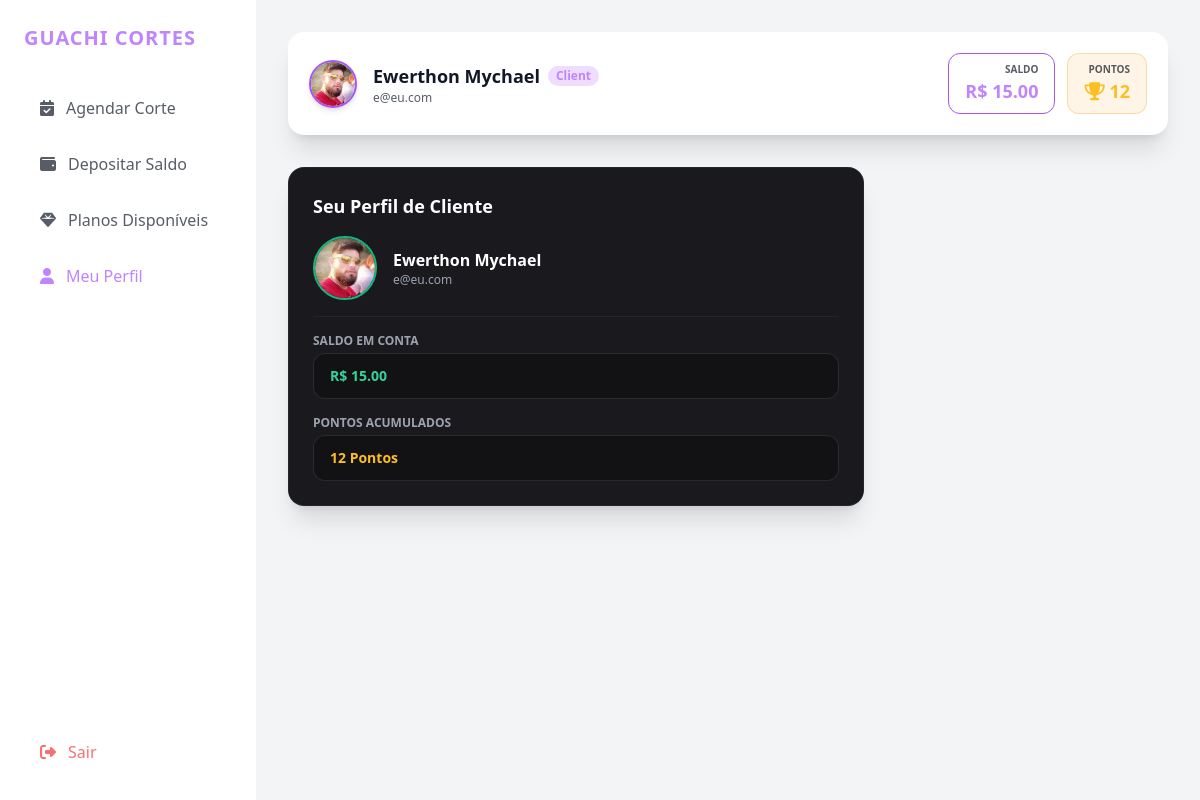
Screenshot of /client/perfil (signed in) with the database file from the repository.
### app.py (models this page shows)
class Barbershop(db.Model):
  id = db.Column(db.Integer, primary_key=True)
  name = db.Column(db.String(100), nullable=False)
  image_url = db.Column(
      db.String(300),
      default='https://images.unsplash.com/photo-1503951914875-452162b0f3f1?auto=format&fit=crop&q=80&w=400',
  )
  theme_id = db.Column(db.String(30), default='emerald')
  bg_id = db.Column(db.String(30), default='preto')
  barber_id = db.Column(db.Integer, db.ForeignKey('user.id'), nullable=False)

class User(UserMixin, db.Model):
  id = db.Column(db.Integer, primary_key=True)
  name = db.Column(db.String(100), nullable=False)
  email = db.Column(db.String(100), unique=True, nullable=False)
  password = db.Column(db.String(200), nullable=False)
  role = db.Column(db.String(20), nullable=False)
  balance = db.Column(db.Float, default=0.0)
  points = db.Column(db.Integer, default=0)
  bio = db.Column(
      db.Text, default='Profissional focado em proporcionar a melhor experiência.'
  )
  theme_id = db.Column(db.String(30), default='emerald')
  bg_id = db.Column(db.String(30), default='preto')
  avatar_url = db.Column(
      db.String(300),
      default='https://images.unsplash.com/photo-1535713875002-d1d0cf377fde?auto=format&fit=crop&q=80&w=200',
  )
  barbershop = db.relationship(
      'Barbershop', backref='owner', uselist=False, cascade='all, delete'
  )
  appointments_as_client = db.relationship(
      'Appointment', foreign_keys='Appointment.client_id', backref='client'
  )
  appointments_as_barber = db.relationship(
      'Appointment', foreign_keys='Appointment.barber_id', backref='barber'
  )
  deposits = db.relationship(
      'DepositRequest', backref='client', cascade='all, delete'
  )

### app.py (the view)
@app.route('/client/perfil')
@login_required
def client_perfil():
  if current_user.role != 'client':
    return redirect(url_for('index'))
  return render_template('client_perfil.html')

### app.py (called while the page is built)
@login_manager.user_loader
def load_user(user_id):
  return db.session.get(User, int(user_id))

### templates/client_perfil.html
{% extends "base_app.html" %}
{% set active_tab = 'perfil' %}
{% block main_content %}
<div class="space-y-6">
    <div class="bg-cardBg p-6 rounded-2xl border border-white/5 shadow-xl max-w-xl space-y-4">
        <h3 class="text-lg font-bold text-white">Seu Perfil de Cliente</h3>
        <div class="flex items-center space-x-4 pb-4 border-b border-white/5">
            <img src="{{ current_user.avatar_url }}" class="w-16 h-16 rounded-full object-cover border-2 border-emerald-500">
            <div>
                <h4 class="text-base font-bold text-white">{{ current_user.name }}</h4>
                <p class="text-xs text-gray-400">{{ current_user.email }}</p>
            </div>
        </div>
        <div>
            <label class="block text-xs uppercase text-gray-400 font-semibold mb-1">Saldo em Conta</label>
            <input type="text" readonly value="R$ {{ '%.2f'|format(current_user.balance) }}" class="w-full px-4 py-3 bg-darkBg border border-white/10 rounded-xl text-sm text-emerald-400 font-bold">
        </div>
        <div>
            <label class="block text-xs uppercase text-gray-400 font-semibold mb-1">Pontos Acumulados</label>
            <input type="text" readonly value="{{ current_user.points }} Pontos" class="w-full px-4 py-3 bg-darkBg border border-white/10 rounded-xl text-sm text-amber-400 font-bold">
        </div>
    </div>
</div>
{% endblock %}

### templates/base_app.html (shortened to what this page needs)
<!DOCTYPE html>
<html lang="pt-BR" class="dark">
<head>
    <script src="https://cdn.tailwindcss.com"></script>
    <link rel="stylesheet" href="https://cdnjs.cloudflare.com/ajax/libs/font-awesome/6.4.0/css/all.min.css">
</head>
<body class="{{ bg_style.bg_class }} {{ bg_style.text_color }} font-sans antialiased min-h-screen flex flex-col">
    <div class="flex flex-col md:flex-row min-h-screen">
        <aside class="w-full md:w-64 {{ bg_style.sidebar_bg }} border-r border-white/5 p-6 flex flex-col justify-between shrink-0">
            <div>
                <div class="text-xl font-black {{ theme.text }} tracking-wider mb-8 uppercase truncate" title="{{ custom_shop_name }}">
                    {{ custom_shop_name }}
                </div>
                <nav class="space-y-2">
                    {% if current_user.role == 'barber' %}
                        <a href="{{ url_for('barber_inicio') }}" class="w-full flex items-center space-x-3 px-4 py-3 rounded-xl font-medium transition-all {% if active_tab == 'inicio' %} bg-white/10 {{ theme.text }} {% else %} opacity-70 hover:opacity-100 hover:bg-white/5 {% endif %}">
                            <i class="fa-solid fa-house"></i> <span>Início</span>
                        </a>
                        <a href="{{ url_for('barber_agendamentos') }}" class="w-full flex items-center space-x-3 px-4 py-3 rounded-xl font-medium transition-all {% if active_tab == 'agendamentos' %} bg-white/10 {{ theme.text }} {% else %} opacity-70 hover:opacity-100 hover:bg-white/5 {% endif %}">
                            <i class="fa-solid fa-calendar-days"></i> <span>Agendamentos</span>
                        </a>
                        <a href="{{ url_for('shared_planos') }}" class="w-full flex items-center space-x-3 px-4 py-3 rounded-xl font-medium transition-all {% if active_tab == 'planos' %} bg-white/10 {{ theme.text }} {% else %} opacity-70 hover:opacity-100 hover:bg-white/5 {% endif %}">
                            <i class="fa-solid fa-gem"></i> <span>Planos Disponíveis</span>
                        </a>
                        <a href="{{ url_for('barber_perfil') }}" class="w-full flex items-center space-x-3 px-4 py-3 rounded-xl font-medium transition-all {% if active_tab == 'perfil' %} bg-white/10 {{ theme.text }} {% else %} opacity-70 hover:opacity-100 hover:bg-white/5 {% endif %}">
                            <i class="fa-solid fa-user"></i> <span>Meu Perfil</span>
                        </a>
                    {% elif current_user.role == 'admin' %}
                        <a href="{{ url_for('admin_dashboard') }}" class="w-full flex items-center space-x-3 px-4 py-3 rounded-xl font-medium transition-all bg-white/10 {{ theme.text }}">
                            <i class="fa-solid fa-chart-pie"></i> <span>Painel Admin</span>
                        </a>
                    {% else %}
                        <a href="{{ url_for('client_dashboard') }}" class="w-full flex items-center space-x-3 px-4 py-3 rounded-xl font-medium transition-all {% if active_tab == 'inicio' %} bg-white/10 {{ theme.text }} {% else %} opacity-70 hover:opacity-100 hover:bg-white/5 {% endif %}">
                            <i class="fa-solid fa-calendar-check"></i> <span>Agendar Corte</span>
                        </a>
                        <a href="{{ url_for('client_deposit') }}" class="w-full flex items-center space-x-3 px-4 py-3 rounded-xl font-medium transition-all {% if active_tab == 'deposito' %} bg-white/10 {{ theme.text }} {% else %} opacity-70 hover:opacity-100 hover:bg-white/5 {% endif %}">
                            <i class="fa-solid fa-wallet"></i> <span>Depositar Saldo</span>
                        </a>
                        <a href="{{ url_for('shared_planos') }}" class="w-full flex items-center space-x-3 px-4 py-3 rounded-xl font-medium transition-all {% if active_tab == 'planos' %} bg-white/10 {{ theme.text }} {% else %} opacity-70 hover:opacity-100 hover:bg-white/5 {% endif %}">
                            <i class="fa-solid fa-gem"></i> <span>Planos Disponíveis</span>
                        </a>
                        <a href="{{ url_for('client_perfil') }}" class="w-full flex items-center space-x-3 px-4 py-3 rounded-xl font-medium transition-all {% if active_tab == 'perfil' %} bg-white/10 {{ theme.text }} {% else %} opacity-70 hover:opacity-100 hover:bg-white/5 {% endif %}">
                            <i class="fa-solid fa-user"></i> <span>Meu Perfil</span>
                        </a>
                    {% endif %}
                </nav>
            </div>
            <div class="pt-4 border-t border-white/5">
                <a href="{{ url_for('logout') }}" class="flex items-center space-x-3 px-4 py-3 rounded-xl text-red-400 hover:bg-red-500/10 transition-colors font-medium">
                    <i class="fa-solid fa-right-from-bracket"></i> <span>Sair</span>
                </a>
            </div>
        </aside>
        <div class="flex-1 p-4 md:p-8 space-y-8 overflow-y-auto">
            <header class="flex flex-col sm:flex-row justify-between items-start sm:items-center {{ bg_style.card_bg }} p-5 rounded-2xl border border-white/5 shadow-xl gap-4">
                <div class="flex items-center space-x-4">
                    <img src="{{ current_user.avatar_url if current_user.avatar_url else (current_user.barbershop.image_url if current_user.barbershop else 'https://images.unsplash.com/photo-1503951914875-452162b0f3f1?auto=format&fit=crop&q=80&w=400') }}" class="w-12 h-12 rounded-full object-cover border-2 {{ theme.border }} shadow-md">
                    <div>
                        <h2 class="text-lg font-bold flex items-center gap-2">
                            {{ current_user.name }}
                            <span class="text-xs px-2 py-0.5 {{ theme.badge }} rounded-full font-semibold capitalize">{{ current_user.role }}</span>
                        </h2>
                        <p class="text-xs opacity-70">{{ current_user.email }}</p>
                    </div>
                </div>
                {% if current_user.role == 'client' %}
                <div class="flex items-center space-x-3">
                    <div class="px-4 py-2 {{ bg_style.card_bg }} border {{ theme.border }} rounded-xl text-right">
                        <span class="text-[10px] uppercase opacity-70 block font-bold">Saldo</span>
                        <span class="text-lg font-black {{ theme.text }}">R$ {{ "%.2f"|format(current_user.balance) }}</span>
                    </div>
                    <div class="px-4 py-2 bg-amber-500/10 border border-amber-500/30 rounded-xl text-right">
                        <span class="text-[10px] uppercase opacity-70 block font-bold">Pontos</span>
                        <span class="text-lg font-black text-amber-400"><i class="fa-solid fa-trophy"></i> {{ current_user.points }}</span>
                    </div>
                </div>
                {% endif %}
            </header>
            {% block main_content %}{% endblock %}
        </div>
    </div>
</body>
</html>

### rows the page displays
Barbershop: name "GUACHI CORTES"
User: avatar_url (picture), name "Ewerthon Mychael", role "Client", email "e@eu.com", balance "15.00", points "12", balance "R$ 15.00", points "12 Pontos"
